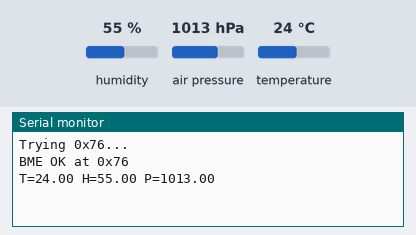
Bench run of a sketch on a simulated ESP32. Shown: the last lines printed to the serial monitor. The inputs (shaded band) are chosen by the test bench; at power-on: humidity 55 %, air pressure 1013 hPa, temperature 24 °C.

Above: at 1.7 s.
1.8 s: humidity set to 22 %
At 4.0 s:
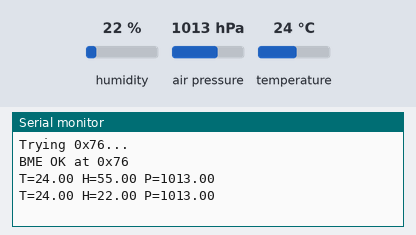
4.5 s: air pressure set to 952 hPa
At 5.6 s:
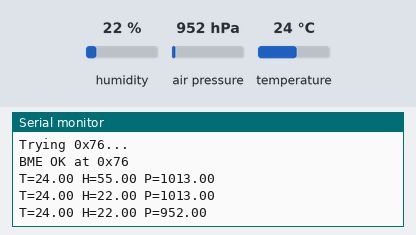
7.2 s: temperature set to 12 °C
At 8.9 s:
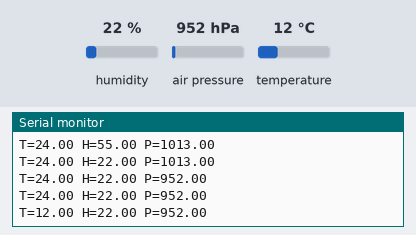

Measured:
- after the input at 1.8 s, the serial monitor: prints a new line after 0.71 s (image 1)
- after the input at 4.5 s, the serial monitor: prints a new line at once (image 2)
- after the input at 7.2 s, the serial monitor: prints a new line after 1.3 s (image 3)

The sketch:

BME280_Test.ino
```cpp
#include <Wire.h>
#include <Adafruit_BME280.h>

Adafruit_BME280 bme;

void setup() {
  Serial.begin(115200);
  delay(500);
  Wire.begin(8, 9);

  Serial.println("Trying 0x76...");
  if (bme.begin(0x76)) {
    Serial.println("BME OK at 0x76");
  } else {
    Serial.println("Not at 0x76");
    Serial.println("Trying 0x77...");
    if (bme.begin(0x77)) {
      Serial.println("BME OK at 0x77");
    } else {
      Serial.println("Not at 0x77 either. Sensor is dead or wrong wiring.");
      return;
    }
  }
}

void loop() {
  float t = bme.readTemperature();
  float h = bme.readHumidity();
  float p = bme.readPressure() / 100.0;

  Serial.print("T="); Serial.print(t);
  Serial.print(" H="); Serial.print(h);
  Serial.print(" P="); Serial.println(p);

  delay(2000);
}
```
